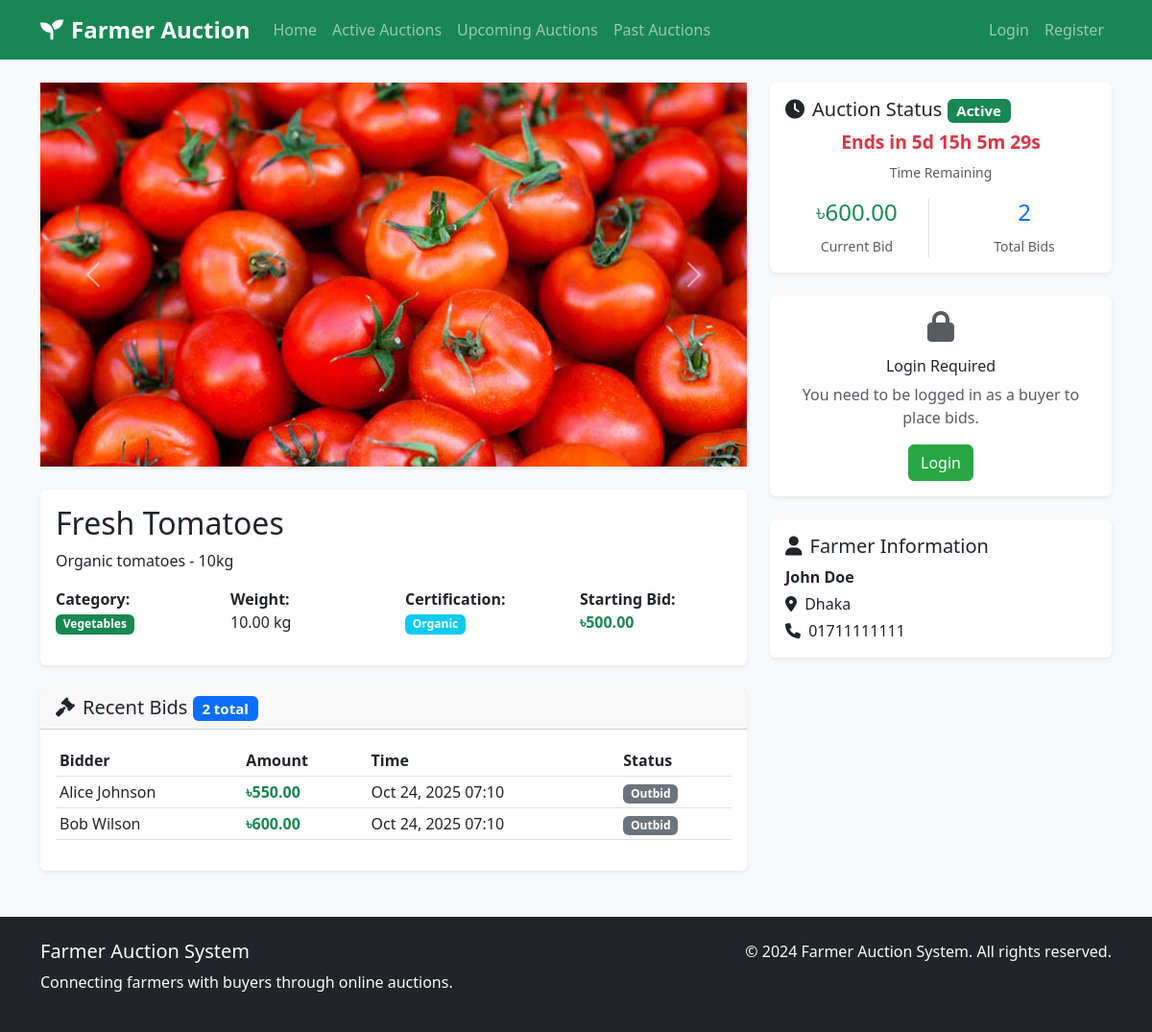
Page /auction_details.php?id=1 on the committed database.
### tables this page shows
CREATE TABLE IF NOT EXISTS Auctions (
    auction_id INT PRIMARY KEY AUTO_INCREMENT,
    product_id INT NOT NULL,
    start_time DATETIME NOT NULL,
    end_time DATETIME NOT NULL,
    status ENUM('Active', 'Closed', 'Cancelled') DEFAULT 'Active',
    current_highest_bid DECIMAL(10,2) DEFAULT 0,
    created_at TIMESTAMP DEFAULT CURRENT_TIMESTAMP,
    FOREIGN KEY (product_id) REFERENCES Products(product_id) ON DELETE CASCADE
);

CREATE TABLE IF NOT EXISTS Products (
    product_id INT PRIMARY KEY AUTO_INCREMENT,
    farmer_id INT NOT NULL,
    product_name VARCHAR(100) NOT NULL,
    description TEXT,
    category VARCHAR(50),
    starting_bid DECIMAL(10,2) NOT NULL,
    weight DECIMAL(10,2),
    certification VARCHAR(50),
    created_at TIMESTAMP DEFAULT CURRENT_TIMESTAMP,
    FOREIGN KEY (farmer_id) REFERENCES Farmers(farmer_id) ON DELETE CASCADE
);

CREATE TABLE IF NOT EXISTS Bids (
    bid_id INT PRIMARY KEY AUTO_INCREMENT,
    auction_id INT NOT NULL,
    buyer_id INT NOT NULL,
    bid_amount DECIMAL(10,2) NOT NULL,
    bid_time TIMESTAMP DEFAULT CURRENT_TIMESTAMP,
    is_winning_bid BOOLEAN DEFAULT FALSE,
    FOREIGN KEY (auction_id) REFERENCES Auctions(auction_id) ON DELETE CASCADE,
    FOREIGN KEY (buyer_id) REFERENCES Buyers(buyer_id) ON DELETE CASCADE
);

CREATE TABLE IF NOT EXISTS Buyers (
    buyer_id INT PRIMARY KEY AUTO_INCREMENT,
    name VARCHAR(100) NOT NULL,
    email VARCHAR(100) UNIQUE NOT NULL,
    password VARCHAR(255) NOT NULL,
    phone VARCHAR(20),
    address TEXT,
    created_at TIMESTAMP DEFAULT CURRENT_TIMESTAMP
);

CREATE TABLE IF NOT EXISTS Farmers (
    farmer_id INT PRIMARY KEY AUTO_INCREMENT,
    name VARCHAR(100) NOT NULL,
    email VARCHAR(100) UNIQUE NOT NULL,
    password VARCHAR(255) NOT NULL,
    phone VARCHAR(20),
    address TEXT,
    farm_location VARCHAR(255),
    created_at TIMESTAMP DEFAULT CURRENT_TIMESTAMP
);

### config/session.php (called while the page is built, shortened)
<?php
function isLoggedIn() {
    return isset($_SESSION['user_id']) && isset($_SESSION['user_type']);
}
?>

### auction_details.php (the view, shortened to what this page needs)
<?php
require_once 'config/session.php';
$database = new Database();
$db = $database->getConnection();
$auction_id = isset($_GET['id']) ? intval($_GET['id']) : 0;
$query = "SELECT a.*, p.product_name, p.description, p.category, p.weight, p.certification, p.starting_bid,
          f.name as farmer_name, f.farm_location, f.phone as farmer_phone,
          (SELECT COUNT(*) FROM Bids WHERE auction_id = a.auction_id) as bid_count
          FROM Auctions a
          JOIN Products p ON a.product_id = p.product_id
          JOIN Farmers f ON p.farmer_id = f.farmer_id
          WHERE a.auction_id = ?";
$stmt = $db->prepare($query);
$stmt->execute([$auction_id]);
$auction = $stmt->fetch(PDO::FETCH_ASSOC);
$images_query = "SELECT image_path FROM ProductImages WHERE product_id = ?";
$images_stmt = $db->prepare($images_query);
$images_stmt->execute([$auction['product_id']]);
$images = $images_stmt->fetchAll(PDO::FETCH_COLUMN);
$bids_query = "SELECT b.*, bu.name as buyer_name
                FROM Bids b
                JOIN Buyers bu ON b.buyer_id = bu.buyer_id
                WHERE b.auction_id = ?
                ORDER BY b.bid_time DESC
                LIMIT 10";
$bids_stmt = $db->prepare($bids_query);
$bids_stmt->execute([$auction_id]);
$bids = $bids_stmt->fetchAll(PDO::FETCH_ASSOC);
$is_upcoming = strtotime($auction['start_time']) > time();
$actual_status = $is_upcoming ? 'Upcoming' : $auction['status'];
$can_bid = isLoggedIn() && isBuyer() && !$is_upcoming;
include 'includes/header.php';
?>
<div class="container mt-4">
    <div class="row">
        <div class="col-lg-8">
            <div class="card mb-4">
                <div class="card-body p-0">
                    <?php if (!empty($images)): ?>
                        <div id="productCarousel" class="carousel slide" data-bs-ride="carousel">
                            <div class="carousel-inner">
                                <?php foreach ($images as $index => $image): ?>
                                    <div class="carousel-item <?php echo $index === 0 ? 'active' : ''; ?>">
                                        <img src="<?php echo $image; ?>" class="d-block w-100" style="height: 400px; object-fit: cover;" alt="Product Image">
                                    </div>
                                <?php endforeach; ?>
                            </div>
                            <?php if (count($images) > 1): ?>
                                <button class="carousel-control-prev" type="button" data-bs-target="#productCarousel" data-bs-slide="prev">
                                    <span class="carousel-control-prev-icon"></span>
                                </button>
                                <button class="carousel-control-next" type="button" data-bs-target="#productCarousel" data-bs-slide="next">
                                    <span class="carousel-control-next-icon"></span>
                                </button>
                            <?php endif; ?>
                        </div>
                    <?php else: ?>
                        <div class="bg-light d-flex align-items-center justify-content-center" style="height: 400px;">
                            <i class="fas fa-image fa-4x text-muted"></i>
                        </div>
                    <?php endif; ?>
                </div>
            </div>
            <div class="card mb-4">
                <div class="card-body">
                    <h2 class="card-title"><?php echo htmlspecialchars($auction['product_name']); ?></h2>
                    <p class="card-text"><?php echo nl2br(htmlspecialchars($auction['description'])); ?></p>
                    <div class="row mb-3">
                        <div class="col-md-3">
                            <strong>Category:</strong><br>
                            <span class="badge bg-success"><?php echo htmlspecialchars($auction['category']); ?></span>
                        </div>
                        <div class="col-md-3">
                            <strong>Weight:</strong><br>
                            <?php echo $auction['weight']; ?> kg
                        </div>
                        <div class="col-md-3">
                            <strong>Certification:</strong><br>
                            <span class="badge bg-info"><?php echo htmlspecialchars($auction['certification'] ?: 'None'); ?></span>
                        </div>
                        <div class="col-md-3">
                            <strong>Starting Bid:</strong><br>
                            <span class="text-success fw-bold">৳<?php echo number_format($auction['starting_bid'], 2); ?></span>
                        </div>
                    </div>
                </div>
            </div>
            <div class="card">
                <div class="card-header">
                    <h5 class="mb-0">
                        <i class="fas fa-gavel me-2"></i>Recent Bids
                        <span class="badge bg-primary"><?php echo $auction['bid_count']; ?> total</span>
                    </h5>
                </div>
                <div class="card-body">
                    <?php if (empty($bids)): ?>
                        <div class="text-center text-muted py-3">
                            <i class="fas fa-gavel fa-2x mb-2"></i>
                            <p>No bids yet. Be the first to bid!</p>
                        </div>
                    <?php else: ?>
                        <div class="table-responsive">
                            <table class="table table-sm">
                                <thead>
                                    <tr>
                                        <th>Bidder</th>
                                        <th>Amount</th>
                                        <th>Time</th>
                                        <th>Status</th>
                                    </tr>
                                </thead>
                                <tbody>
                                    <?php foreach ($bids as $bid): ?>
                                        <tr>
                                            <td><?php echo htmlspecialchars($bid['buyer_name']); ?></td>
                                            <td><strong class="text-success">৳<?php echo number_format($bid['bid_amount'], 2); ?></strong></td>
                                            <td><?php echo date('M j, Y H:i', strtotime($bid['bid_time'])); ?></td>
                                            <td>
                                                <?php if ($bid['is_winning_bid']): ?>
                                                    <span class="badge bg-success">Winning</span>
                                                <?php else: ?>
                                                    <span class="badge bg-secondary">Outbid</span>
                                                <?php endif; ?>
                                            </td>
                                        </tr>
                                    <?php endforeach; ?>
                                </tbody>
                            </table>
                        </div>
                    <?php endif; ?>
                </div>
            </div>
        </div>
        <div class="col-lg-4">
            <div class="card mb-4">
                <div class="card-body">
                    <h5 class="card-title">
                        <i class="fas fa-clock me-2"></i>Auction Status
                        <span class="badge bg-<?php echo $is_upcoming ? 'info' : ($auction['status'] === 'Active' ? 'success' : ($auction['status'] === 'Closed' ? 'secondary' : 'danger')); ?>">
                            <?php echo $actual_status; ?>
                        </span>
                    </h5>
                    <?php if ($is_upcoming): ?>
                        <div class="text-center mb-3">
                            <div class="countdown-timer upcoming-timer h4 text-info" data-start-time="<?php echo $auction['start_time']; ?>" data-end-time="<?php echo $auction['end_time']; ?>">
                                Loading...
                            </div>
                            <small class="text-muted">Starts In</small>
                        </div>
                    <?php elseif ($auction['status'] === 'Active'): ?>
                        <div class="text-center mb-3">
                            <div class="countdown-timer h4 text-danger" data-end-time="<?php echo $auction['end_time']; ?>" data-start-time="<?php echo $auction['start_time']; ?>">
                            </div>
                            <small class="text-muted">Time Remaining</small>
                        </div>
                    <?php endif; ?>
                    <div class="row text-center">
                        <div class="col-6">
                            <div class="border-end">
                                <?php if ($is_upcoming): ?>
                                    <div class="h4 text-info">৳<?php echo number_format($auction['starting_bid'], 2); ?></div>
                                    <small class="text-muted">Starting Bid</small>
                                <?php else: ?>
                                    <div class="h4 text-success">৳<?php echo number_format($auction['current_highest_bid'], 2); ?></div>
                                    <small class="text-muted">Current Bid</small>
                                <?php endif; ?>
                            </div>
                        </div>
                        <div class="col-6">
                            <div class="h4 text-primary"><?php echo $auction['bid_count']; ?></div>
                            <small class="text-muted">Total Bids</small>
                        </div>
                    </div>
                </div>
            </div>
            <?php if ($is_upcoming): ?>
                <div class="card mb-4">
                    <div class="card-body">
                        <div class="text-center">
                            <i class="fas fa-clock fa-3x text-info mb-3"></i>
                            <h5 class="text-info">Auction Not Started</h5>
                            <p class="text-muted">This auction will begin soon. You can place bids once it starts.</p>
                            <small class="text-muted">Start Time: <?php echo date('M j, Y H:i', strtotime($auction['start_time'])); ?></small>
                        </div>
                    </div>
                </div>
            <?php elseif ($auction['status'] === 'Active'): ?>
                <?php if ($can_bid): ?>
                    <div class="card mb-4">
                        <div class="card-body">
                            <h5 class="card-title">
                                <i class="fas fa-gavel me-2"></i>Place Your Bid
                            </h5>
                            <form id="bidForm" onsubmit="return validateBidForm()">
                                <div class="mb-3">
                                    <label for="bid_amount" class="form-label">Your Bid (৳)</label>
                                    <input type="number" class="form-control" id="bid_amount" name="bid_amount"
                                           min="<?php echo $auction['current_highest_bid'] + 1; ?>"
                                           step="0.01" required>
                                    <input type="hidden" id="current_bid" value="<?php echo $auction['current_highest_bid']; ?>">
                                    <input type="hidden" id="auction_id" value="<?php echo $auction['auction_id']; ?>">
                                    <div class="form-text">
                                        Minimum bid: ৳<?php echo number_format($auction['current_highest_bid'] + 1, 2); ?>
                                    </div>
                                </div>
                                <div class="d-grid">
                                    <button type="submit" class="btn btn-success btn-lg">
                                        <i class="fas fa-gavel me-2"></i>Place Bid
                                    </button>
                                </div>
                            </form>
                        </div>
                    </div>
                <?php else: ?>
                    <div class="card mb-4">
                        <div class="card-body text-center">
                            <i class="fas fa-lock fa-2x text-muted mb-3"></i>
                            <h6>Login Required</h6>
                            <p class="text-muted">You need to be logged in as a buyer to place bids.</p>
                            <a href="login.php" class="btn btn-success">Login</a>
                        </div>
                    </div>
                <?php endif; ?>
            <?php endif; ?>
            <div class="card">
                <div class="card-body">
                    <h5 class="card-title">
                        <i class="fas fa-user me-2"></i>Farmer Information
                    </h5>
                    <p class="mb-1"><strong><?php echo htmlspecialchars($auction['farmer_name']); ?></strong></p>
                    <p class="mb-1">
                        <i class="fas fa-map-marker-alt me-1"></i>
                        <?php echo htmlspecialchars($auction['farm_location']); ?>
                    </p>
                    <?php if ($auction['farmer_phone']): ?>
                        <p class="mb-0">
                            <i class="fas fa-phone me-1"></i>
                            <?php echo htmlspecialchars($auction['farmer_phone']); ?>
                        </p>
                    <?php endif; ?>
                </div>
            </div>
        </div>
    </div>
</div>
<?php include 'includes/footer.php'; ?>

### assets/css/style.css (style rules this page uses)
body { font-family: 'Segoe UI', Tahoma, Geneva, Verdana, sans-serif; background-color: #f8f9fa; }
.card { border: none; box-shadow: 0 0.125rem 0.25rem rgba(0, 0, 0, 0.075); transition: transform 0.2s ease-in-out; }
.countdown-timer { font-size: 1.2rem; font-weight: bold; color: #dc3545; }
.btn-success { background-color: #28a745; border-color: #28a745; }

### rows in the picture
auctions: product.product_name "Fresh Tomatoes", product.description "Organic tomatoes - 10kg", product.category "Vegetables", product.weight "10.00", product.certification "Organic", product.starting_bid "500.00", current_highest_bid "600.00", farmers.name "John Doe", farmers.farm_location "Dhaka", farmers.phone "01711111111"
bids: buyer.name "Alice Johnson", bid_amount "550.00", bid_time "Oct 24, 2025 07:10", is_winning_bid "Outbid"
bids: buyer.name "Bob Wilson", bid_amount "600.00", bid_time "Oct 24, 2025 07:10", is_winning_bid "Outbid"

### other values in the picture
$auction['bid_count'] "2"
